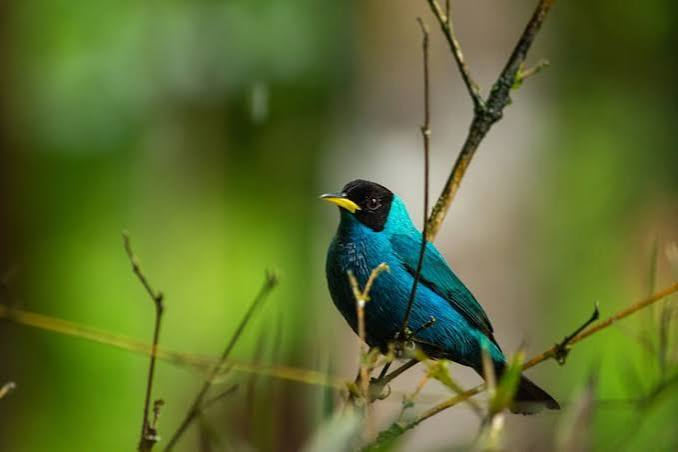
#> input picture Lab03/image.jpg, 678 x 452 px
$ jupyter execute 2024-SE-03-LAB03.ipynb
#> lines starting #> are read from the running program, lines starting #| are printed output that depends on the picture; after the words box and inside, x2 and y2 are one past the last pixel; in counts of white or black regions, pixels touching at a corner belong together
[cell 1]
import cv2
import numpy as np
import matplotlib.pyplot as plt

# Load and validate grayscale image
img = cv2.imread('image.jpg', cv2.IMREAD_GRAYSCALE)
#> img: shape (452, 678); min 0, max 245, mean 98.4

assert img is not None, "Failed to load 'image.jpg'. Make sure it is in your project root."
assert img.ndim == 2, "Image is not 8-bit grayscale."
h, w = img.shape
#> h = 452; w = 678
assert h >= 300 and w >= 300, f"Image resolution ({w}x{h}) must be at least 300x300."

print(f"Shape: {img.shape}")
#| Shape: (452, 678)
print(f"Data type: {img.dtype}")
#| Data type: uint8
print(f"Min intensity: {img.min()}")
#| Min intensity: 0
print(f"Max intensity: {img.max()}")
#| Max intensity: 245

plt.figure(figsize=(4, 4))
plt.imshow(img, cmap='gray', vmin=0, vmax=255)
plt.title(f"Original Image ({w}x{h})")
plt.axis('off')
plt.show()

[cell 2]
# Dry run verification
r_dry1 = np.array([30, 80, 128, 180, 240], dtype=np.int32)
plus40_dry = np.clip(r_dry1 + 40, 0, 255).astype(np.uint8)
minus40_dry = np.clip(r_dry1 - 40, 0, 255).astype(np.uint8)
print("Dry Run 1 (+40):", plus40_dry.tolist())
print("Dry Run 1 (-40):", minus40_dry.tolist())

# Full Image: Vectorized NumPy
img_int = img.astype(np.int32)
bright_np = np.clip(img_int + 40, 0, 255).astype(np.uint8)
dark_np = np.clip(img_int - 40, 0, 255).astype(np.uint8)

# Full Image: Nested loop verification (+40)
h, w = img.shape
bright_loop = np.zeros((h, w), dtype=np.uint8)
for i in range(h):
    for j in range(w):
        val = int(img[i, j]) + 40
        if val > 255:
            bright_loop[i, j] = 255
        elif val < 0:
            bright_loop[i, j] = 0
        else:
            bright_loop[i, j] = val

assert np.array_equal(bright_np, bright_loop), "NumPy and loop results do not match!"
print("Verification Passed: Vectorized and nested-loop implementations are identical.")

# Display Comparison
fig, axes = plt.subplots(1, 3, figsize=(12, 4))
axes[0].imshow(dark_np, cmap='gray', vmin=0, vmax=255)
axes[0].set_title("Darker (β = -40)")
axes[1].imshow(img, cmap='gray', vmin=0, vmax=255)
axes[1].set_title("Original")
axes[2].imshow(bright_np, cmap='gray', vmin=0, vmax=255)
axes[2].set_title("Brighter (β = +40)")
for ax in axes: ax.axis('off')
plt.tight_layout()
plt.show()

[cell 3]
# Dry run verification
r_dry2 = np.array([30, 80, 128, 180, 240], dtype=np.float64)
s_dry2 = np.clip(1.5 * r_dry2, 0, 255).astype(np.uint8)
print("Dry Run 2 Output:", s_dry2.tolist())

# Full Image
contrast_zero = np.clip(1.5 * img.astype(np.float64), 0, 255).astype(np.uint8)

fig, axes = plt.subplots(1, 2, figsize=(8, 4))
axes[0].imshow(img, cmap='gray', vmin=0, vmax=255)
axes[0].set_title("Original")
axes[1].imshow(contrast_zero, cmap='gray', vmin=0, vmax=255)
axes[1].set_title("Linear Contrast from Zero (α=1.5, β=0)")
for ax in axes: ax.axis('off')
plt.tight_layout()
plt.show()

[cell 4]
# Dry run verification
r_dry3 = np.array([30, 80, 128, 180, 240], dtype=np.float64)
c15_dry = np.clip((r_dry3 - 128.0) * 1.5 + 128.0, 0, 255).astype(np.uint8)
c05_dry = np.clip((r_dry3 - 128.0) * 0.5 + 128.0, 0, 255).astype(np.uint8)
print("Dry Run 3 (α=1.5):", c15_dry.tolist())
print("Dry Run 3 (α=0.5):", c05_dry.tolist())

# Task 2 reference image computed locally to avoid NameError
contrast_zero = np.clip(1.5 * img.astype(np.float64), 0, 255).astype(np.uint8)

# Task 3 full image transformations
img_f = img.astype(np.float64)
c_centered_high = np.clip((img_f - 128.0) * 1.5 + 128.0, 0, 255).astype(np.uint8)
c_centered_low = np.clip((img_f - 128.0) * 0.5 + 128.0, 0, 255).astype(np.uint8)
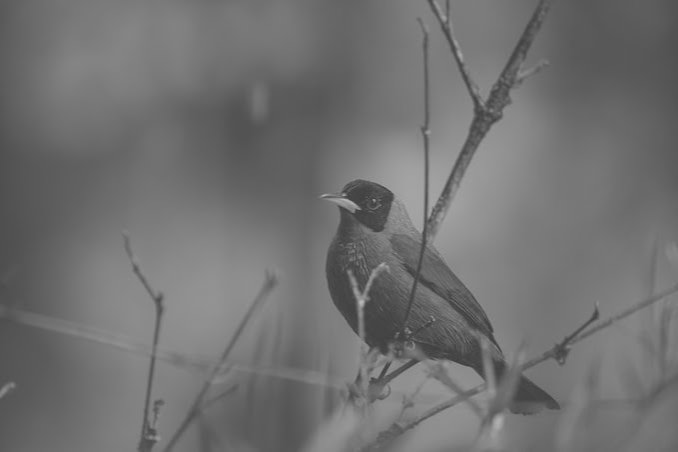
#> c_centered_low: shape (452, 678); min 64, max 186, mean 113

# 4-panel comparison plot
fig, axes = plt.subplots(1, 4, figsize=(16, 4))
axes[0].imshow(img, cmap='gray', vmin=0, vmax=255)
axes[0].set_title("Original")
axes[1].imshow(contrast_zero, cmap='gray', vmin=0, vmax=255)
axes[1].set_title("From Zero (α=1.5)")
axes[2].imshow(c_centered_high, cmap='gray', vmin=0, vmax=255)
axes[2].set_title("Centered (α=1.5)")
axes[3].imshow(c_centered_low, cmap='gray', vmin=0, vmax=255)
axes[3].set_title("Centered (α=0.5)")

for ax in axes:
    ax.axis('off')

plt.tight_layout()
plt.show()

[cell 5]
# Dry run verification
r_dry4 = np.array([30, 80, 128, 180, 240], dtype=np.int32)
neg_dry = 255 - r_dry4
double_neg_dry = 255 - neg_dry
print("Dry Run 4 Negative:", neg_dry.tolist())
print("Dry Run 4 Inverted Back:", double_neg_dry.tolist())
assert np.array_equal(r_dry4, double_neg_dry)

# Full Image
img_neg = 255 - img
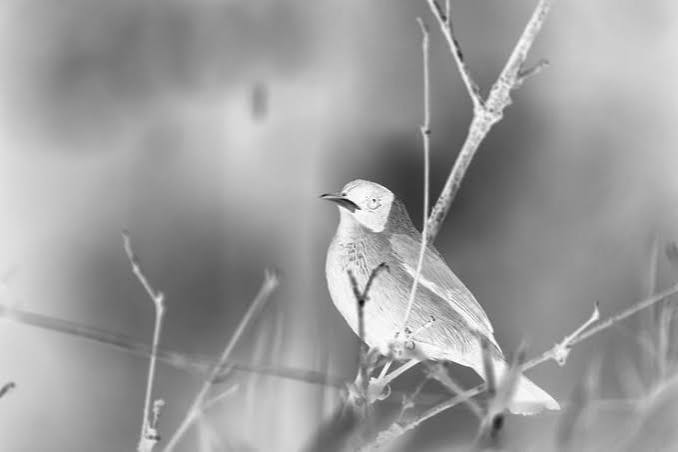
#> img_neg: shape (452, 678); min 10, max 255, mean 156.6

fig, axes = plt.subplots(1, 2, figsize=(8, 4))
axes[0].imshow(img, cmap='gray', vmin=0, vmax=255)
axes[0].set_title("Original")
axes[1].imshow(img_neg, cmap='gray', vmin=0, vmax=255)
axes[1].set_title("Negative (s = 255 - r)")
for ax in axes: ax.axis('off')
plt.tight_layout()
plt.show()

[cell 6]
# Dry run verification
r_dry5 = np.array([0, 64, 128, 192, 255], dtype=np.float64)
g05_dry = np.trunc(255.0 * ((r_dry5 / 255.0) ** 0.5)).astype(np.uint8)
g20_dry = np.trunc(255.0 * ((r_dry5 / 255.0) ** 2.0)).astype(np.uint8)
print("Dry Run 5 (γ=0.5):", g05_dry.tolist())
print("Dry Run 5 (γ=2.0):", g20_dry.tolist())

# Full Image
img_norm = img.astype(np.float64) / 255.0
gamma_05 = np.trunc(255.0 * (img_norm ** 0.5)).astype(np.uint8)
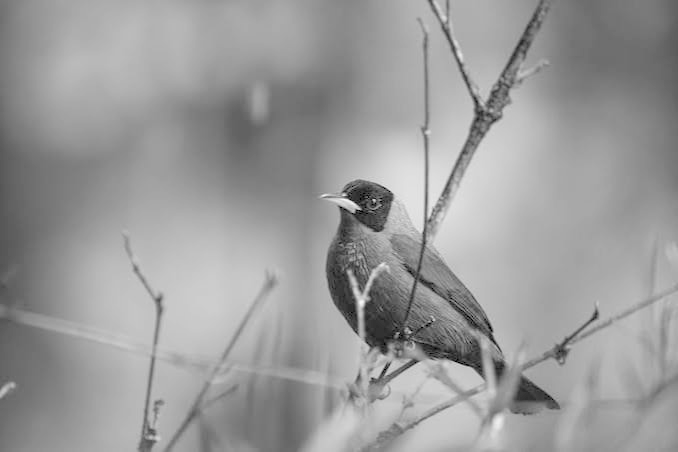
#> gamma_05: shape (452, 678); min 0, max 249, mean 154.7
gamma_20 = np.trunc(255.0 * (img_norm ** 2.0)).astype(np.uint8)
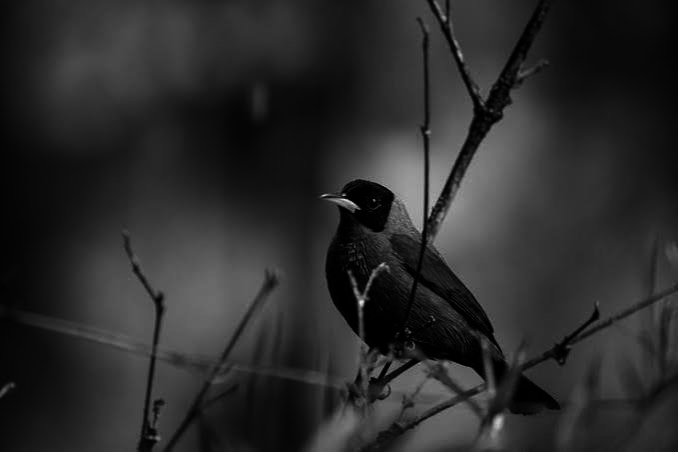
#> gamma_20: shape (452, 678); min 0, max 235, mean 42.7

fig, axes = plt.subplots(1, 3, figsize=(12, 4))
axes[0].imshow(gamma_05, cmap='gray', vmin=0, vmax=255)
axes[0].set_title("Gamma γ = 0.5 (Shadows Expanded)")
axes[1].imshow(img, cmap='gray', vmin=0, vmax=255)
axes[1].set_title("Original (γ = 1.0)")
axes[2].imshow(gamma_20, cmap='gray', vmin=0, vmax=255)
axes[2].set_title("Gamma γ = 2.0 (Shadows Compressed)")
for ax in axes: ax.axis('off')
plt.tight_layout()
plt.show()

[cell 7]
# Task 6: 256-bin histogram
hist = cv2.calcHist([img], [0], None, [256], [0, 256])
#> hist = 256 values, max 4347 at index 111, min 0 at index 218, mean 1197.1

plt.figure(figsize=(8, 4))
plt.plot(hist, color='black', linewidth=1.5)
plt.title("256-Bin Grayscale Intensity Histogram")
plt.xlabel("Intensity Level (r)")
plt.ylabel("Pixel Count")
plt.xlim([0, 256])
plt.grid(True, linestyle='--', alpha=0.5)
plt.tight_layout()
plt.show()
#> figure, not shown here; curve peaks at x = 111, y = 4347

[cell 8]
# Dry run verification with OpenCV
sample_dry7 = np.array([[50, 50], [100, 150]], dtype=np.uint8)
cv_eq_dry = cv2.equalizeHist(sample_dry7)
print("OpenCV Dry Run Output:\n", cv_eq_dry.flatten().tolist())

# Full Image
img_equalized = cv2.equalizeHist(img)
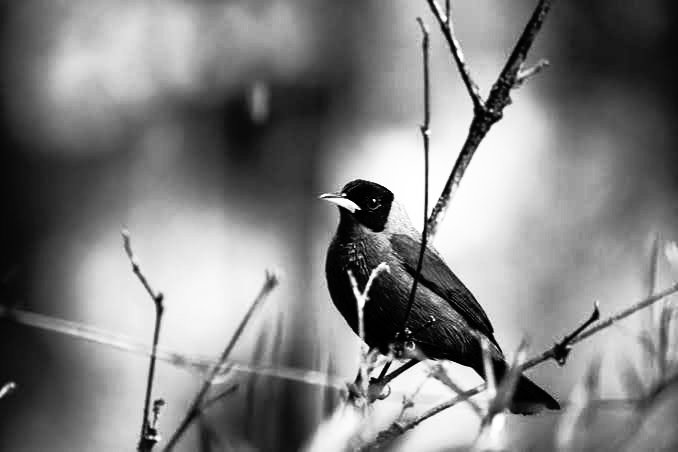
#> img_equalized: shape (452, 678); min 0, max 255, mean 128.5
hist_eq = cv2.calcHist([img_equalized], [0], None, [256], [0, 256])
#> hist_eq = 256 values, max 4347 at index 158, min 0 at index 21, mean 1197.1

fig, axes = plt.subplots(2, 2, figsize=(10, 8))
axes[0, 0].imshow(img, cmap='gray', vmin=0, vmax=255)
axes[0, 0].set_title("Original Image")
axes[0, 1].imshow(img_equalized, cmap='gray', vmin=0, vmax=255)
axes[0, 1].set_title("Equalized Image")

axes[1, 0].plot(hist, color='black')
axes[1, 0].set_title("Original Histogram")
axes[1, 0].set_xlim([0, 256])
axes[1, 1].plot(hist_eq, color='black')
axes[1, 1].set_title("Equalized Histogram")
axes[1, 1].set_xlim([0, 256])

for ax in [axes[0, 0], axes[0, 1]]: ax.axis('off')
for ax in [axes[1, 0], axes[1, 1]]: ax.grid(True, linestyle='--', alpha=0.5)
plt.tight_layout()
plt.show()
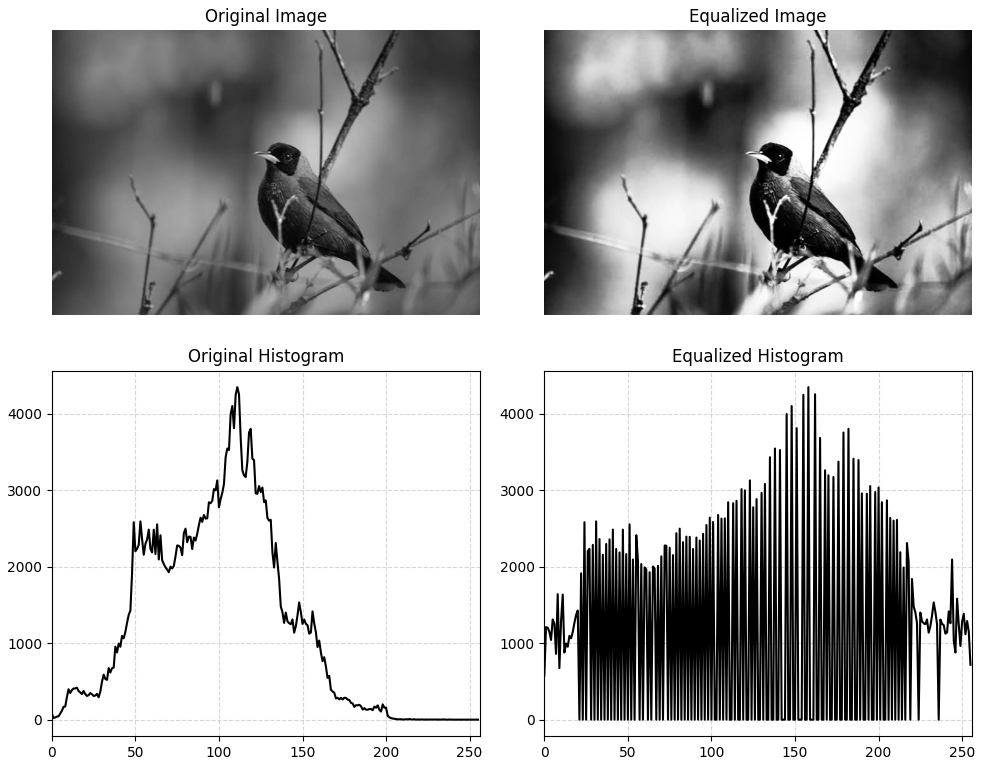
#> figure drawn by matplotlib, 4 panels; panel 3: curve peaks at x = 111, y = 4347; panel 4: curve peaks at x = 158, y = 4347

[cell 9]
# Dry run verification with OpenCV
sample_dry7 = np.array([[50, 50], [100, 150]], dtype=np.uint8)
cv_eq_dry = cv2.equalizeHist(sample_dry7)
print("OpenCV Dry Run Output:\n", cv_eq_dry.flatten().tolist())

# Full Image
img_equalized = cv2.equalizeHist(img)
hist_eq = cv2.calcHist([img_equalized], [0], None, [256], [0, 256])

fig, axes = plt.subplots(2, 2, figsize=(10, 8))
axes[0, 0].imshow(img, cmap='gray', vmin=0, vmax=255)
axes[0, 0].set_title("Original Image")
axes[0, 1].imshow(img_equalized, cmap='gray', vmin=0, vmax=255)
axes[0, 1].set_title("Equalized Image")

axes[1, 0].plot(hist, color='black')
axes[1, 0].set_title("Original Histogram")
axes[1, 0].set_xlim([0, 256])
axes[1, 1].plot(hist_eq, color='black')
axes[1, 1].set_title("Equalized Histogram")
axes[1, 1].set_xlim([0, 256])

for ax in [axes[0, 0], axes[0, 1]]: ax.axis('off')
for ax in [axes[1, 0], axes[1, 1]]: ax.grid(True, linestyle='--', alpha=0.5)
plt.tight_layout()
plt.show()

[cell 10]
# Task 8: CLAHE implementation
clahe = cv2.createCLAHE(clipLimit=2.0, tileGridSize=(8, 8))
img_clahe = clahe.apply(img)
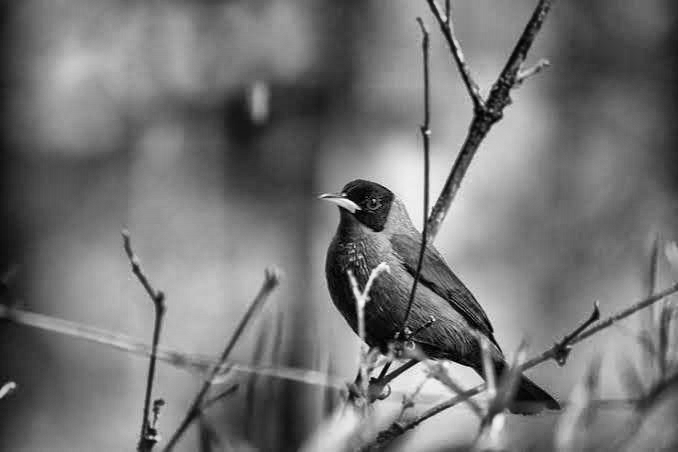
#> img_clahe: shape (452, 678); min 0, max 252, mean 116.8

fig, axes = plt.subplots(1, 3, figsize=(15, 5))
axes[0].imshow(img, cmap='gray', vmin=0, vmax=255)
axes[0].set_title("Original")
axes[1].imshow(img_equalized, cmap='gray', vmin=0, vmax=255)
axes[1].set_title("Global Equalization (Noisy)")
axes[2].imshow(img_clahe, cmap='gray', vmin=0, vmax=255)
axes[2].set_title("CLAHE (clipLimit=2.0, grid=(8, 8))")
for ax in axes: ax.axis('off')
plt.tight_layout()
plt.show()

[cell 11]
# Dry run verification
r_dry9 = np.array([0, 80, 127, 128, 180, 255], dtype=np.uint8)
_, t127_dry = cv2.threshold(r_dry9, 127, 255, cv2.THRESH_BINARY)
_, t180_dry = cv2.threshold(r_dry9, 180, 255, cv2.THRESH_BINARY)
print("Dry Run 9 (T=127):", t127_dry.tolist())
print("Dry Run 9 (T=180):", t180_dry.tolist())

# Full Image
_, bin_fixed = cv2.threshold(img, 127, 255, cv2.THRESH_BINARY)
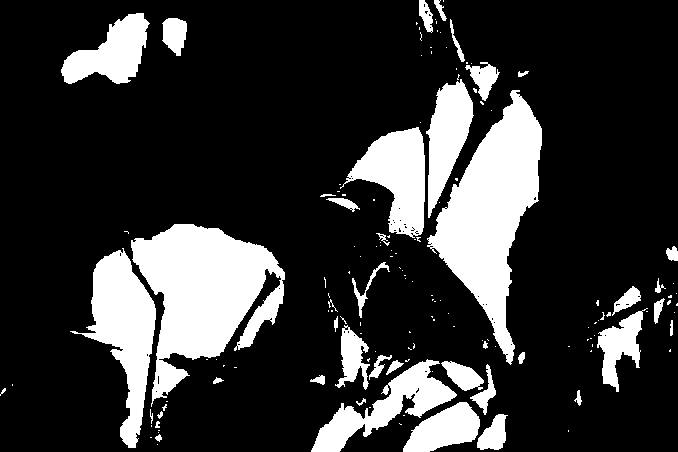
#> bin_fixed: shape (452, 678); 20.6% white; 148 white regions (106 under 20 px), largest, box (x1, y1, x2, y2) and area: (131, 224, 285, 407) 14635, (427, 90, 542, 365) 13820, (70, 248, 156, 448) 6973
unique_vals = np.unique(bin_fixed)
#> unique_vals = [0, 255]
print("Unique pixel values in binary image:", unique_vals)
#| Unique pixel values in binary image: [  0 255]

plt.figure(figsize=(5, 5))
plt.imshow(bin_fixed, cmap='gray', vmin=0, vmax=255)
plt.title(f"Fixed Binary Threshold (T=127)\nUnique Values: {unique_vals.tolist()}")
plt.axis('off')
plt.show()

[cell 12]
# Dry run verification with OpenCV
sample_dry10 = np.array([[0, 1], [4, 5]], dtype=np.uint8)
otsu_thresh_dry, otsu_mask_dry = cv2.threshold(sample_dry10, 0, 255, cv2.THRESH_BINARY + cv2.THRESH_OTSU)
print(f"Otsu Dry Run Threshold: {otsu_thresh_dry}")
print("Otsu Dry Run Mask:\n", otsu_mask_dry.flatten().tolist())

# Full Image
otsu_thresh, bin_otsu = cv2.threshold(img, 0, 255, cv2.THRESH_BINARY + cv2.THRESH_OTSU)
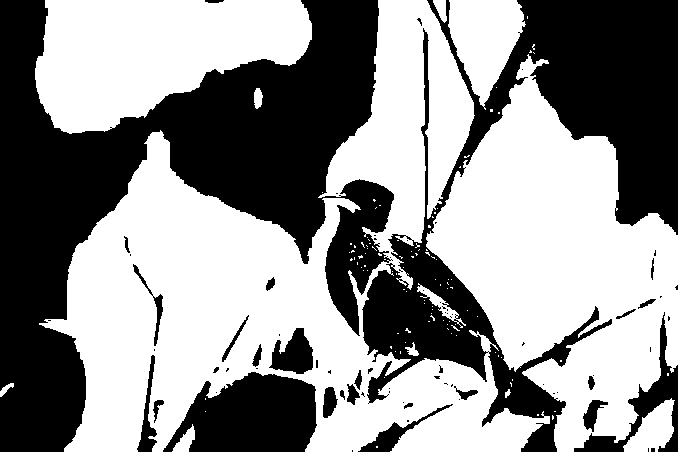
#> bin_otsu: shape (452, 678); 56.7% white; 76 black regions (49 under 20 px), largest, box (x1, y1, x2, y2) and area: (0, 0, 394, 452) 71602, (362, 0, 678, 452) 44254, (163, 372, 317, 452) 8882
#> otsu_thresh = 94
print(f"Computed Otsu Threshold on Image: {otsu_thresh}")
#| Computed Otsu Threshold on Image: 94.0

fig, axes = plt.subplots(1, 2, figsize=(10, 5))
axes[0].imshow(bin_fixed, cmap='gray', vmin=0, vmax=255)
axes[0].set_title("Fixed Binary (T=127)")
axes[1].imshow(bin_otsu, cmap='gray', vmin=0, vmax=255)
axes[1].set_title(f"Otsu Binary (T={otsu_thresh:.1f})")
for ax in axes: ax.axis('off')
plt.tight_layout()
plt.show()

[cell 13]
# Full Image: Adaptive Gaussian Thresholding
bin_adaptive = cv2.adaptiveThreshold(
    img,
    255,
    cv2.ADAPTIVE_THRESH_GAUSSIAN_C,
    cv2.THRESH_BINARY,
    11,
    2
)
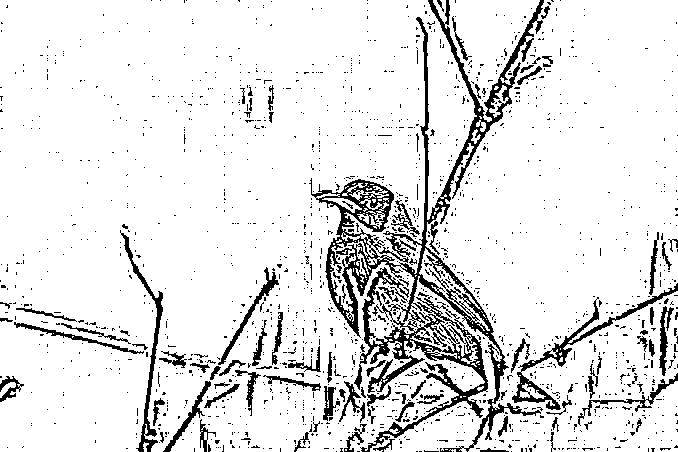
#> bin_adaptive: shape (452, 678); 89.4% white; 1637 black regions (1537 under 20 px), largest, box (x1, y1, x2, y2) and area: (309, 0, 544, 452) 15367, (512, 283, 678, 410) 1638, (120, 230, 163, 452) 1144

fig, axes = plt.subplots(1, 3, figsize=(15, 5))
axes[0].imshow(bin_fixed, cmap='gray', vmin=0, vmax=255)
axes[0].set_title("Fixed Threshold (T=127)")
axes[1].imshow(bin_otsu, cmap='gray', vmin=0, vmax=255)
axes[1].set_title(f"Otsu Threshold (T={otsu_thresh:.1f})")
axes[2].imshow(bin_adaptive, cmap='gray', vmin=0, vmax=255)
axes[2].set_title("Adaptive Gaussian (Block=11, C=2)")
for ax in axes: ax.axis('off')
plt.tight_layout()
plt.show()
